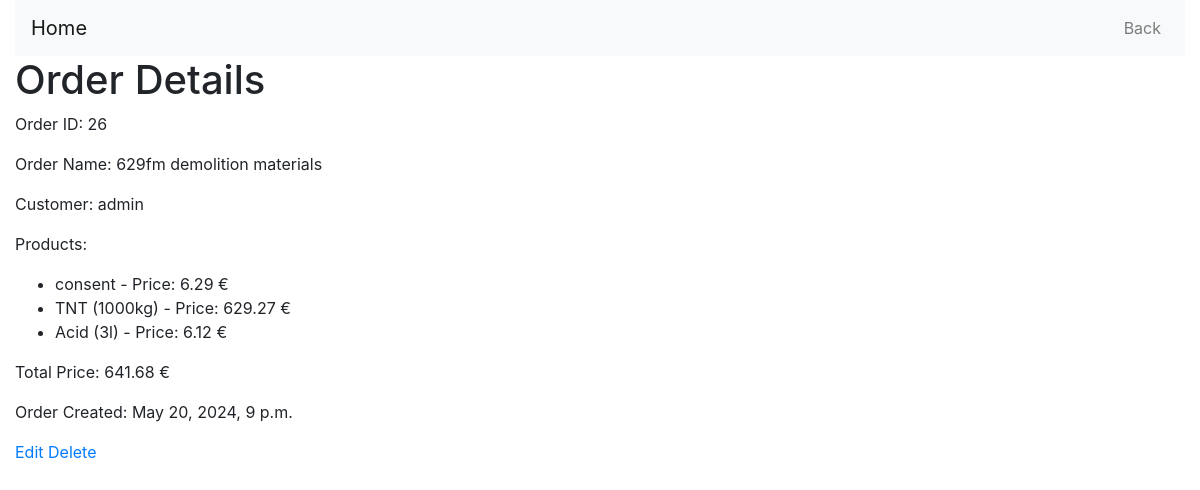
Screenshot of /orders/26/ (signed in) with the database file from the repository.
### orders/models.py (models this page shows, shortened)
class Order(models.Model):
    user = models.ForeignKey(User, on_delete=models.CASCADE, default=None)
    products = models.ManyToManyField(Product)
    date_ordered = models.DateTimeField(auto_now_add=True)
    order_name = models.CharField(max_length=100)

class Product(models.Model):
    user = models.ForeignKey(User, on_delete=models.CASCADE, default=None)
    name = models.CharField(max_length=100)
    description = models.TextField()
    price = models.DecimalField(max_digits=10, decimal_places=2)

### orders/views.py (the view)
# urls.py: path('<int:order_id>/', views.order_detail, name='order_detail'),
@login_required
@permission_required('orders.view_order', raise_exception=True)
def order_detail(request, order_id):
    try:
        order = Order.objects.get(id=order_id)
        if order.user != request.user:
            raise PermissionDenied("You do not have permission to view this order.")
        total_price = order.products.all().aggregate(total_price=Sum('price'))['total_price']
        return render(request, 'orders/order_detail.html', {'order': order, 'total_price': total_price})
    except PermissionDenied as e:
        return render(request, 'orders/error.html', {'message': str(e)})
    except Order.DoesNotExist:
        return render(request, 'orders/error.html', {'message': "Order does not exist."})

### orders/templates/orders/order_detail.html (shortened to what this page needs)
<!DOCTYPE html>
<html lang="en">
<head>
    {% load static %}
    <link href="https://stackpath.bootstrapcdn.com/bootstrap/4.5.2/css/bootstrap.min.css" rel="stylesheet">
</head>
<body>
    <div class="container-fluid">
        <nav class="navbar navbar-expand-lg navbar-light bg-light">
            <a class="navbar-brand" href="{% url 'home' %}">Home</a>
            <div class="collapse navbar-collapse" id="navbarNav">
                <ul class="navbar-nav ml-auto">
                    <li class="nav-item">
                        <a class="nav-link" href="{% url 'order_list' %}">Back</a>
                    </li>
                </ul>
            </div>
        </nav>
        <h1>Order Details</h1>
        <p>Order ID: {{ order.id }}</p>
        <p>Order Name: {{ order.order_name }}</p>
        <p>Customer: {{ order.user.username }}</p>
        <p>Products:</p>
        <ul>
            {% for product in order.products.all %}
                <li>{{ product.name }} - Price: {{ product.price }} €</li>
            {% endfor %}
        </ul>
        <p>Total Price: {{ total_price|floatformat:2 }} €</p>
        <p>Order Created: {{ order.date_ordered }}</p>
        {% if user.is_authenticated and user == order.user %}
            <a href="{% url 'edit_order' order.id %}">Edit</a>
            <a href="{% url 'delete_order' order.id %}">Delete</a>
        {% endif %}
    </div>
</body>
</html>

### rows the page displays
Order: id "26", order_name "629fm demolition materials", user.username "admin", date_ordered "May 20, 2024, 9 p.m."
Product: name "consent", price "6.29"
Product: name "TNT (1000kg)", price "629.27"
Product: name "Acid (3l)", price "6.12"

### other values shown
{{ total_price|floatformat:2 }} "641.68"
